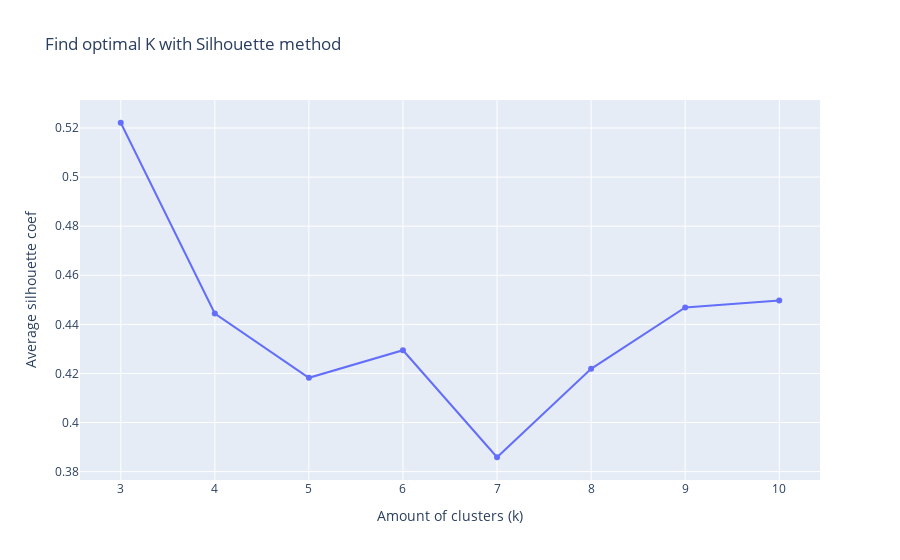

The cell this chart's notebook holds for it:
### Code cell
silhouette_avg_scores = []
k_range = range(3,11)
for k in k_range:
    kmeans = KMeans(n_clusters=k, random_state=42)
    labels = kmeans.fit_predict(clustering_dataset)
    score = silhouette_score(clustering_dataset, labels)
    silhouette_avg_scores.append(score)

# Build silhouette coef graph 
fig_score = px.line(
    x=list(k_range),
    y=silhouette_avg_scores,
    markers=True,
    labels={'x': 'Amount of clusters (k)', 'y': 'Average silhouette coef'},
    title='Find optimal K with Silhouette method '
)
fig_score.show()

### Figure 1 — Plotly figure (JSON) as saved in the notebook; plotly's stock layout.template omitted (floating-point values rounded to 4 significant figures)
{"data": [{"hovertemplate": "Amount of clusters (k)=%{x}<br>Average silhouette coef=%{y}<extra></extra>", "legendgroup": "", "line": {"color": "#636efa", "dash": "solid"}, "marker": {"symbol": "circle"}, "mode": "lines+markers", "name": "", "orientation": "v", "showlegend": false, "type": "scatter", "x": [3, 4, 5, 6, 7, 8, 9, 10], "xaxis": "x", "y": [0.5221, 0.4444, 0.4182, 0.4295, 0.3859, 0.4219, 0.4469, 0.4497], "yaxis": "y"}], "layout": {"legend": {"tracegroupgap": 0}, "title": {"text": "Find optimal K with Silhouette method "}, "xaxis": {"anchor": "y", "domain": [0, 1], "title": {"text": "Amount of clusters (k)"}}, "yaxis": {"anchor": "x", "domain": [0, 1], "title": {"text": "Average silhouette coef"}}}}
